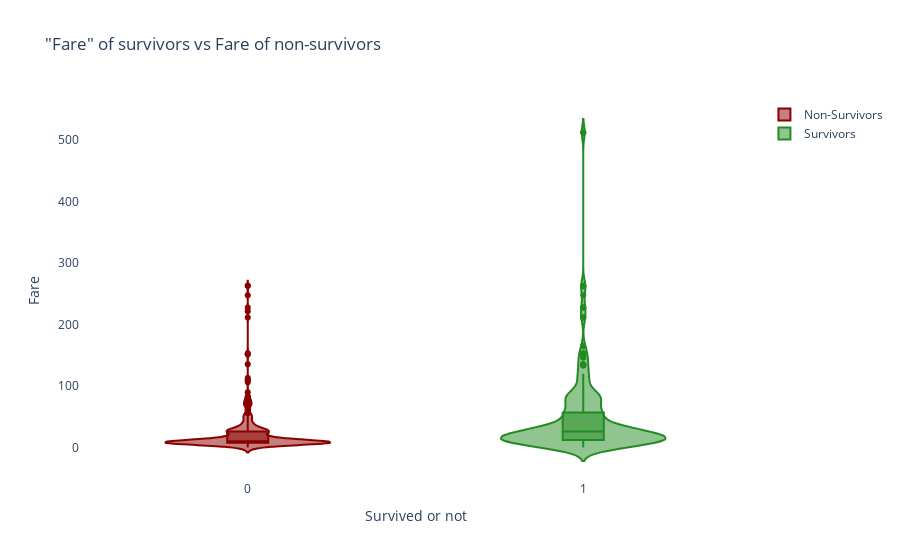

Notebook cell for this chart:
### Markdown cell above
###### Exploring 'Survival' and 'Non-Survival' rate based on 'Fare'

### Code cell
violin_survivors = go.Violin(
    y=df_survivors['Fare'],
    x=df_survivors['Survived'],
    name='Survivors',
    marker_color='forestgreen',
    box_visible=True)

violin_nonsurvivors = go.Violin(
    y=df_nonsurvivors['Fare'],
    x=df_nonsurvivors['Survived'],
    name='Non-Survivors',
    marker_color='darkred',
    box_visible=True)

data2 = [violin_nonsurvivors, violin_survivors]


# Plot's Layout (background color, title, etc.)
layout = go.Layout(
    paper_bgcolor='rgba(0,0,0,0)',
    plot_bgcolor='rgba(0,0,0,0)',
    title='"Fare" of survivors vs Fare of non-survivors',
  xaxis=dict(
        title='Survived or not'
    ),
    yaxis=dict(
        title='Fare'
    )
)

fig = go.Figure(data=data2, layout=layout)
fig.show()

### Figure 1 — Plotly figure (JSON) as saved in the notebook; plotly's stock layout.template omitted (floating-point values rounded to 4 significant figures; data arrays with more than 128 entries replaced by an {"elided": "..."} marker saying what was removed)
{"data": [{"box": {"visible": true}, "marker": {"color": "darkred"}, "name": "Non-Survivors", "type": "violin", "x": {"elided": "549 int values"}, "y": {"elided": "549 float values"}}, {"box": {"visible": true}, "marker": {"color": "forestgreen"}, "name": "Survivors", "type": "violin", "x": {"elided": "342 int values"}, "y": {"elided": "342 float values"}}], "layout": {"paper_bgcolor": "rgba(0,0,0,0)", "plot_bgcolor": "rgba(0,0,0,0)", "title": {"text": "\"Fare\" of survivors vs Fare of non-survivors"}, "xaxis": {"title": {"text": "Survived or not"}}, "yaxis": {"title": {"text": "Fare"}}}}
